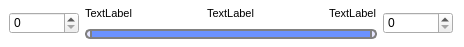
<?xml version="1.0" encoding="UTF-8"?>
<ui version="4.0">
 <class>Form</class>
 <widget class="QWidget" name="Form">
  <property name="geometry">
   <rect>
    <x>0</x>
    <y>0</y>
    <width>464</width>
    <height>47</height>
   </rect>
  </property>
  <property name="sizePolicy">
   <sizepolicy hsizetype="Expanding" vsizetype="Maximum">
    <horstretch>0</horstretch>
    <verstretch>0</verstretch>
   </sizepolicy>
  </property>
  <property name="windowTitle">
   <string>Form</string>
  </property>
  <property name="styleSheet">
   <string notr="true">QWidget#Form{background-color: rgb(255, 255, 255); border:5px;}
QWidget#VCurrent{background-color: rgb(107, 146, 255);border:2px solid gray;}
QWidget#VRight{background-color: rgb(230, 230, 255);border:2px solid gray;border-left:none; border-top-right-radius:5px;border-bottom-right-radius:5px;}
QWidget#VLeft{background-color: rgb(230, 230, 255);border:2px solid gray;border-right:none; border-top-left-radius:5px;border-bottom-left-radius:5px;}
QLabel#TimeLabel{color: rgb(0, 0, 0);}

</string>
  </property>
  <layout class="QGridLayout" name="gridLayout">
   <property name="leftMargin">
    <number>9</number>
   </property>
   <property name="topMargin">
    <number>3</number>
   </property>
   <property name="bottomMargin">
    <number>3</number>
   </property>
   <item row="0" column="0">
    <widget class="QWidget" name="MW" native="true">
     <layout class="QHBoxLayout" name="horizontalLayout_2" stretch="0,0,0">
      <property name="leftMargin">
       <number>0</number>
      </property>
      <property name="topMargin">
       <number>0</number>
      </property>
      <property name="rightMargin">
       <number>0</number>
      </property>
      <property name="bottomMargin">
       <number>0</number>
      </property>
      <item>
       <widget class="QSpinBox" name="LeftSpin">
        <property name="minimumSize">
         <size>
          <width>70</width>
          <height>0</height>
         </size>
        </property>
        <property name="maximumSize">
         <size>
          <width>70</width>
          <height>16777215</height>
         </size>
        </property>
       </widget>
      </item>
      <item>
       <layout class="QVBoxLayout" name="verticalLayout">
        <property name="spacing">
         <number>2</number>
        </property>
        <property name="leftMargin">
         <number>0</number>
        </property>
        <item>
         <layout class="QHBoxLayout" name="horizontalLayout_4">
          <property name="spacing">
           <number>0</number>
          </property>
          <property name="leftMargin">
           <number>0</number>
          </property>
          <property name="topMargin">
           <number>0</number>
          </property>
          <property name="rightMargin">
           <number>0</number>
          </property>
          <property name="bottomMargin">
           <number>0</number>
          </property>
          <item>
           <widget class="QLabel" name="LLabel">
            <property name="font">
             <font>
              <pointsize>8</pointsize>
             </font>
            </property>
            <property name="text">
             <string>TextLabel</string>
            </property>
           </widget>
          </item>
          <item>
           <spacer name="horizontalSpacer_2">
            <property name="orientation">
             <enum>Qt::Horizontal</enum>
            </property>
            <property name="sizeHint" stdset="0">
             <size>
              <width>40</width>
              <height>20</height>
             </size>
            </property>
           </spacer>
          </item>
          <item>
           <widget class="QLabel" name="CLabel">
            <property name="font">
             <font>
              <pointsize>8</pointsize>
             </font>
            </property>
            <property name="text">
             <string>TextLabel</string>
            </property>
           </widget>
          </item>
          <item>
           <spacer name="horizontalSpacer">
            <property name="orientation">
             <enum>Qt::Horizontal</enum>
            </property>
            <property name="sizeHint" stdset="0">
             <size>
              <width>40</width>
              <height>20</height>
             </size>
            </property>
           </spacer>
          </item>
          <item>
           <widget class="QLabel" name="RLabel">
            <property name="font">
             <font>
              <pointsize>8</pointsize>
             </font>
            </property>
            <property name="text">
             <string>TextLabel</string>
            </property>
           </widget>
          </item>
         </layout>
        </item>
        <item>
         <widget class="QWidget" name="widget" native="true">
          <layout class="QHBoxLayout" name="horizontalLayout">
           <property name="spacing">
            <number>0</number>
           </property>
           <property name="leftMargin">
            <number>0</number>
           </property>
           <property name="topMargin">
            <number>0</number>
           </property>
           <property name="rightMargin">
            <number>0</number>
           </property>
           <property name="bottomMargin">
            <number>0</number>
           </property>
           <item>
            <widget class="QWidget" name="VLeft" native="true">
             <property name="enabled">
              <bool>false</bool>
             </property>
             <property name="sizePolicy">
              <sizepolicy hsizetype="Fixed" vsizetype="Fixed">
               <horstretch>0</horstretch>
               <verstretch>0</verstretch>
              </sizepolicy>
             </property>
             <property name="minimumSize">
              <size>
               <width>5</width>
               <height>10</height>
              </size>
             </property>
             <property name="maximumSize">
              <size>
               <width>16777215</width>
               <height>10</height>
              </size>
             </property>
            </widget>
           </item>
           <item>
            <widget class="QWidget" name="VCurrent" native="true">
             <property name="enabled">
              <bool>false</bool>
             </property>
             <property name="sizePolicy">
              <sizepolicy hsizetype="Expanding" vsizetype="Fixed">
               <horstretch>0</horstretch>
               <verstretch>0</verstretch>
              </sizepolicy>
             </property>
             <property name="minimumSize">
              <size>
               <width>0</width>
               <height>10</height>
              </size>
             </property>
             <property name="maximumSize">
              <size>
               <width>16777215</width>
               <height>10</height>
              </size>
             </property>
             <layout class="QHBoxLayout" name="horizontalLayout_3">
              <property name="leftMargin">
               <number>0</number>
              </property>
              <property name="topMargin">
               <number>0</number>
              </property>
              <property name="rightMargin">
               <number>0</number>
              </property>
              <property name="bottomMargin">
               <number>0</number>
              </property>
             </layout>
            </widget>
           </item>
           <item>
            <widget class="QWidget" name="VRight" native="true">
             <property name="enabled">
              <bool>false</bool>
             </property>
             <property name="sizePolicy">
              <sizepolicy hsizetype="Fixed" vsizetype="Fixed">
               <horstretch>0</horstretch>
               <verstretch>0</verstretch>
              </sizepolicy>
             </property>
             <property name="minimumSize">
              <size>
               <width>5</width>
               <height>10</height>
              </size>
             </property>
             <property name="maximumSize">
              <size>
               <width>16777215</width>
               <height>10</height>
              </size>
             </property>
            </widget>
           </item>
          </layout>
         </widget>
        </item>
       </layout>
      </item>
      <item>
       <widget class="QSpinBox" name="RightSpin">
        <property name="minimumSize">
         <size>
          <width>70</width>
          <height>0</height>
         </size>
        </property>
        <property name="maximumSize">
         <size>
          <width>70</width>
          <height>16777215</height>
         </size>
        </property>
       </widget>
      </item>
     </layout>
    </widget>
   </item>
  </layout>
 </widget>
 <resources/>
 <connections/>
</ui>
